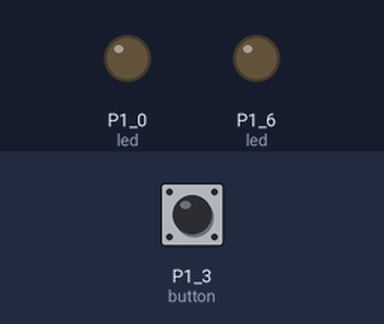
This sketch was run on a simulated TI MSP430 LaunchPad. Shown: output pins drawn as LEDs (lit = HIGH). Dashed ring = blinking. Inputs (shaded band) come from the test bench; at power-on: P1_3 (button) HIGH. What the sketch prints to the serial monitor is not drawn.

Above: at 1.2 s.
1.3 s: P1_3 (button) pulled LOW for 0.15 s
At 2.7 s:
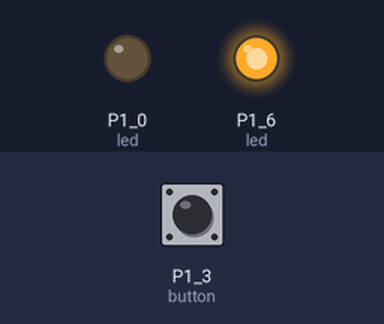
4.4 s: P1_3 (button) pulled LOW for 1 s
At 7.8 s:
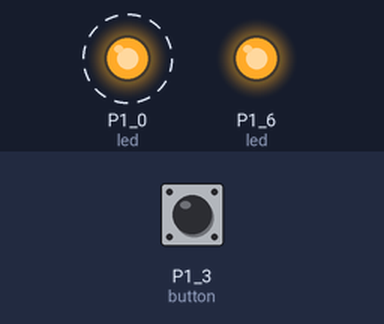
Timing chart, 0 to 11.0 s (numbered marks = the images above; inputs shaded):
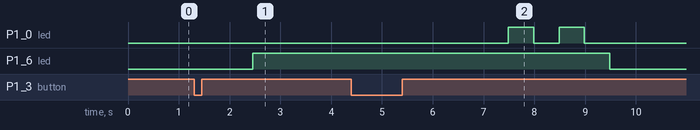

Measured:
- after the input at 1.3 s, P1_6 (led): LOW → HIGH after 1.2 s
- after the input at 4.4 s, P1_0 (led): alternates HIGH for 0.50 s and LOW for 0.50 s, 4 changes in all, then stays LOW, starting after 3.1 s; P1_6 (led): HIGH → LOW after 5.1 s instead of 3.1 s

The sketch:

msp1.ino
```cpp
const int button = PUSH2;
int clicks = 0;
int isButtonPressed = 0;
int isFinished = 0;

void setup() {
  pinMode(button, INPUT_PULLUP);
  pinMode(GREEN_LED, OUTPUT);
  pinMode(RED_LED, OUTPUT);
  Serial.begin(4800);

  digitalWrite(GREEN_LED, LOW);
  digitalWrite(RED_LED, LOW);
}

void loop(){
  if(isFinished == 0)
    stageOne();
}

void lightLedInitially() {
  int i = 0;
  int buttonState = 0;
  int led = GREEN_LED;

  for (i = 0; i < 1000; i++) {
    buttonState = digitalRead(button);

    if(buttonState == LOW){
      led = RED_LED;
    }

    delay(1);
  }

  digitalWrite(led, HIGH);
  stageTwo(led);
  digitalWrite(led, LOW);
}

void stageOne() {
  int buttonState = digitalRead(button);

  if(isButtonPressed) {
    if (buttonState == HIGH) {
      lightLedInitially();
    }
  }

  if (buttonState == LOW) {
    isButtonPressed = 1;
  }
}

void stageTwo(int ledLitInitially) {
  int  buttonReleased = 1;
  int i = 0;
  int buttonState;
  int blinkingLed = (ledLitInitially == RED_LED) ? GREEN_LED : RED_LED;

  for (i = 0; i < 5000; i++) {
    buttonState = digitalRead(button);
    if(buttonState == LOW){
      if(buttonReleased == 1) {
        clicks += 1;
        buttonReleased = 0;
      }
    }
    if (buttonState == HIGH) {
      buttonReleased = 1;
    }
    delay(1);
  }

  int isOdd = check_if_odd(clicks);

  if (isOdd == 1) {
    clicks = clicks * 2;
  }

  Serial.write(clicks);

  while(clicks > 0) {
    digitalWrite(blinkingLed, HIGH);
    delay(500);
    digitalWrite(blinkingLed, LOW);
    delay(500);

    clicks -=1;
  }

  isFinished = 1;
}

int check_if_odd(int clicks) {
  int isOdd;

  if (clicks % 2 == 0) { // Clicks = 0 is handled in this if condition
    isOdd = 0;
  } else if (clicks % 2 != 0) {
    isOdd = 1;
  }

  return isOdd;
}
```
